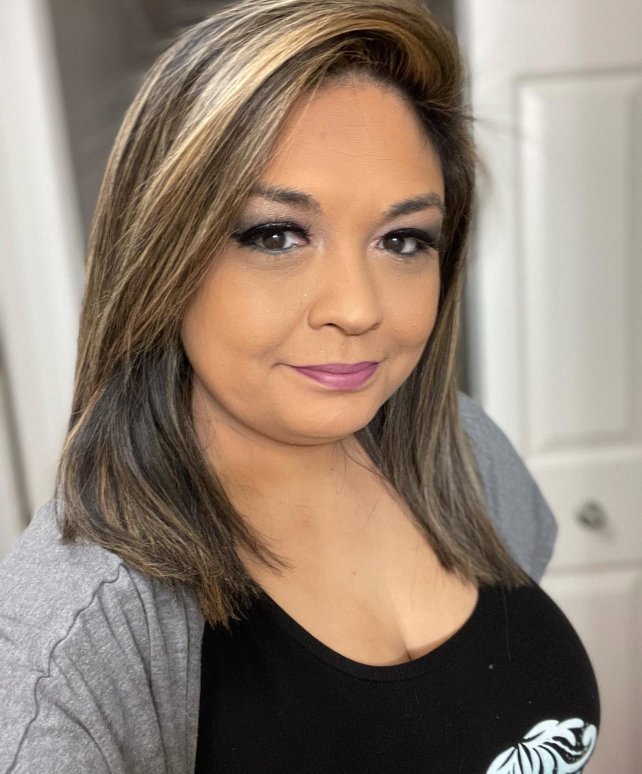
#> input picture EncodedImage.png, 1284 x 1547 px (shown at 1/2 size)
$ python -i stego_detector.py   (imports and definitions only)
#> lines starting #> are read from the running program, lines starting #| are printed output that depends on the picture
"""
Steganography detection module.
Provides functionality to analyze images and determine the likelihood of hidden data.
"""

import numpy as np
from PIL import Image
import subprocess
import tempfile
import os
import re
import struct
from scipy import stats
import random

# Enable HEIF support if available
# [6 lines not run here, left out]

class DetectionResult:
    """Container for detection results."""
    def __init__(self):
        self.likelihood = 0.0  # Overall likelihood of hidden data (0-1)
        self.indicators = {}  # Individual indicator results
        self.suspicious_regions = []  # Areas of the image that might contain hidden data
        self.explanation = ""  # Human-readable explanation
        self.techniques = []  # Suspected hiding techniques

    # [19 lines left out: functions add_indicator, calculate_overall_likelihood, not called in this run]

    def get_formatted_likelihood(self):
        """Get a formatted string with the likelihood percentage."""
        return f"{self.likelihood * 100:.1f}%"

    # [34 lines left out: functions get_color_code, generate_explanation, not called in this run]

# Main detection functions
def analyze_image_for_steganography(image_path):
    """
    Analyze an image for signs of steganography.

    Args:
        image_path: Path to the image file

    Returns:
        DetectionResult object with likelihood and explanations
    """
#> called with image_path = '../EncodedImage.png'
    result = DetectionResult()

    # Open the image
    try:
        img = Image.open(image_path)
#> img is the input picture: PIL image 1284x1547 RGBA; mean R, G, B, A 146, 129.3, 115.5, 255
        if img.mode != 'RGB' and img.mode != 'RGBA':
            img = img.convert('RGB')

        # Convert to numpy array and resize if too large to prevent hanging
        pixels = np.array(img)

        # Optimize for large images - resize if larger than 1000x1000
        if pixels.shape[0] > 1000 or pixels.shape[1] > 1000:
            # Calculate new size maintaining aspect ratio
            max_dim = max(pixels.shape[0], pixels.shape[1])
#> max_dim = 1547
            scale = 1000 / max_dim
#> scale = 0.646
            new_height = int(pixels.shape[0] * scale)
#> new_height = 1000
            new_width = int(pixels.shape[1] * scale)
#> new_width = 829

            # Resize image
            img_resized = img.resize((new_width, new_height), Image.Resampling.LANCZOS)
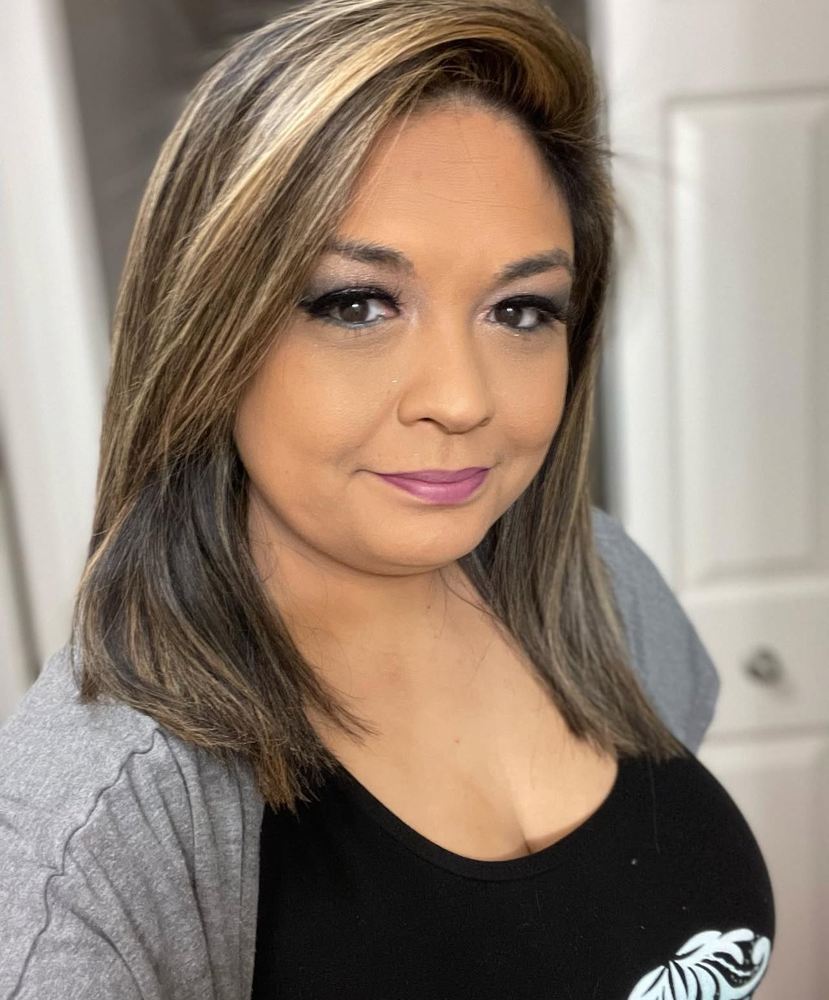
#> img_resized: PIL image 829x1000 RGBA; mean R, G, B, A 146, 129.3, 115.5, 255
            pixels = np.array(img_resized)

        # Run optimized detection methods

        # 1. Statistical analysis of LSB (optimized)
        lsb_likelihood = detect_lsb_steganography(pixels)
        result.add_indicator("LSB Analysis", lsb_likelihood, weight=1.5)

        # 2. Histogram analysis (fast)
        histogram_likelihood = analyze_histogram(pixels)
        result.add_indicator("Histogram Analysis", histogram_likelihood, weight=1.2)

        # 3. Simplified noise analysis
        noise_likelihood = analyze_noise_patterns(pixels)
        result.add_indicator("Noise Analysis", noise_likelihood, weight=1.0)

        # 4. Chi-square analysis (sampled for speed)
        chi_square_likelihood = chi_square_test(pixels)
        result.add_indicator("Chi-Square Test", chi_square_likelihood, weight=1.3)

        # 5. Metadata analysis
        metadata_likelihood = analyze_metadata(image_path)
        result.add_indicator("Metadata Analysis", metadata_likelihood, weight=0.8)

        # 6. Sample pair analysis
        sample_pair_likelihood = sample_pair_analysis(pixels)
        result.add_indicator("Sample Pair Analysis", sample_pair_likelihood, weight=1.1)

        # 7. RGB correlation
        rgb_correlation_likelihood = analyze_rgb_correlation(pixels)
        result.add_indicator("RGB Correlation", rgb_correlation_likelihood, weight=1.0)

        # Calculate overall likelihood
        result.calculate_overall_likelihood()

        # Generate explanation
        result.generate_explanation()

        # Determine potential techniques
        result.techniques = determine_potential_techniques(result)

    except Exception as e:
        result.explanation = f"Error analyzing image: {str(e)}"
        result.likelihood = 0.0

    return result

def detect_lsb_steganography(pixels):
    """
    Detect LSB steganography by analyzing the statistical properties of the least significant bits.

    Args:
        pixels: Numpy array of pixel values

    Returns:
        Likelihood of LSB steganography (0-1)
    """
    # Sample pixels for large images to prevent hanging
    max_pixels = 100000  # Limit analysis to 100k pixels for speed
    total_pixels = pixels.shape[0] * pixels.shape[1]
#> total_pixels = 829000

    if total_pixels > max_pixels:
        # Sample pixels randomly
        indices = np.random.choice(total_pixels, max_pixels, replace=False)
        flat_pixels = pixels.reshape(-1, 3)
        sampled_pixels = flat_pixels[indices]
        sampled_pixels = sampled_pixels.reshape(-1, 1, 3)
    else:
        sampled_pixels = pixels

    # Extract LSBs from each channel
    lsb_r = sampled_pixels[:, :, 0].flatten() % 2
    lsb_g = sampled_pixels[:, :, 1].flatten() % 2
    lsb_b = sampled_pixels[:, :, 2].flatten() % 2

    # Calculate bias from expected distribution (should be ~0.5 for random)
    r_bias = abs(np.mean(lsb_r) - 0.5) * 2
    g_bias = abs(np.mean(lsb_g) - 0.5) * 2
    b_bias = abs(np.mean(lsb_b) - 0.5) * 2

    # Simplified run analysis for speed
    r_runs = min(count_runs(lsb_r[:10000]) / min(len(lsb_r), 10000), 1.0)  # Limit to 10k samples
    g_runs = min(count_runs(lsb_g[:10000]) / min(len(lsb_g), 10000), 1.0)
    b_runs = min(count_runs(lsb_b[:10000]) / min(len(lsb_b), 10000), 1.0)

    # Fast entropy calculation
    r_entropy = calculate_entropy(lsb_r[:5000])  # Limit entropy calc to 5k samples
    g_entropy = calculate_entropy(lsb_g[:5000])
    b_entropy = calculate_entropy(lsb_b[:5000])

    # Also analyze the distribution of pairs of adjacent bits
    # This can detect more sophisticated steganography methods
    pair_analysis_r = analyze_bit_pairs(lsb_r[:5000])  # Limit for speed
    pair_analysis_g = analyze_bit_pairs(lsb_g[:5000])  # Limit for speed
    pair_analysis_b = analyze_bit_pairs(lsb_b[:5000])  # Limit for speed

    # Check for patterns in different bit planes (not just LSB) - use sampled pixels
    second_bit_plane_r = (sampled_pixels[:, :, 0] // 2) % 2
    second_bit_plane_g = (sampled_pixels[:, :, 1] // 2) % 2
    second_bit_plane_b = (sampled_pixels[:, :, 2] // 2) % 2

    # Calculate correlation between LSB and 2nd bit plane
    # Low correlation might indicate hidden data
    r_correlation = np.corrcoef(lsb_r.flatten(), second_bit_plane_r.flatten())[0, 1]
    g_correlation = np.corrcoef(lsb_g.flatten(), second_bit_plane_g.flatten())[0, 1]
    b_correlation = np.corrcoef(lsb_b.flatten(), second_bit_plane_b.flatten())[0, 1]

    # Convert correlations to indicators (lower correlation = higher likelihood)
    r_corr_indicator = 1 - abs(r_correlation)
    g_corr_indicator = 1 - abs(g_correlation)
    b_corr_indicator = 1 - abs(b_correlation)

    # Combine metrics - lower bias, more runs, higher entropy, and lower bit-plane correlation
    # indicate potential hidden data

    # Normalize entropy to 0-1 range (max entropy for binary is 1.0)
    r_entropy_norm = r_entropy
    g_entropy_norm = g_entropy
    b_entropy_norm = b_entropy

    # Realistic weights - normal photos should score low
    # Entropy and bias are naturally high in digital photos, heavily discount them
    r_indicator = (1 - r_bias) * 0.1 + r_entropy_norm * 0.05 + r_runs * 0.4 + pair_analysis_r * 0.3 + r_corr_indicator * 0.15
    g_indicator = (1 - g_bias) * 0.1 + g_entropy_norm * 0.05 + g_runs * 0.4 + pair_analysis_g * 0.3 + g_corr_indicator * 0.15
    b_indicator = (1 - b_bias) * 0.1 + b_entropy_norm * 0.05 + b_runs * 0.4 + pair_analysis_b * 0.3 + b_corr_indicator * 0.15

    # Use minimum instead of average to be conservative
    lsb_likelihood = min(r_indicator, g_indicator, b_indicator)

    # Very low sensitivity - normal photos should be 10-30%
    lsb_likelihood = scale_likelihood(lsb_likelihood, sensitivity=0.8)

    return lsb_likelihood

# [658 lines left out: functions analyze_bit_pairs, analyze_histogram, analyze_noise_patterns, chi_square_test, analyze_metadata, sample_pair_analysis and 6 more, not called in this run]

>>> result = analyze_image_for_steganography('../EncodedImage.png')
